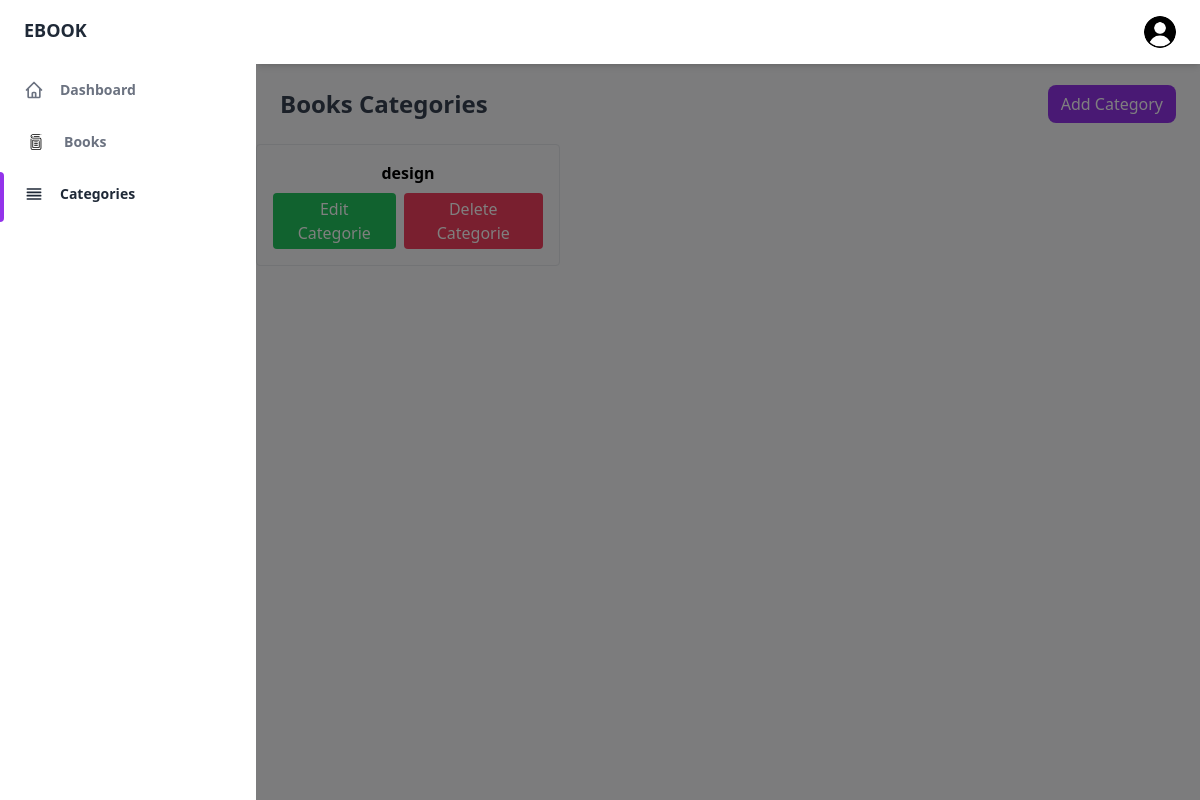
Before: /view/categoriesPage.php with the older database file.
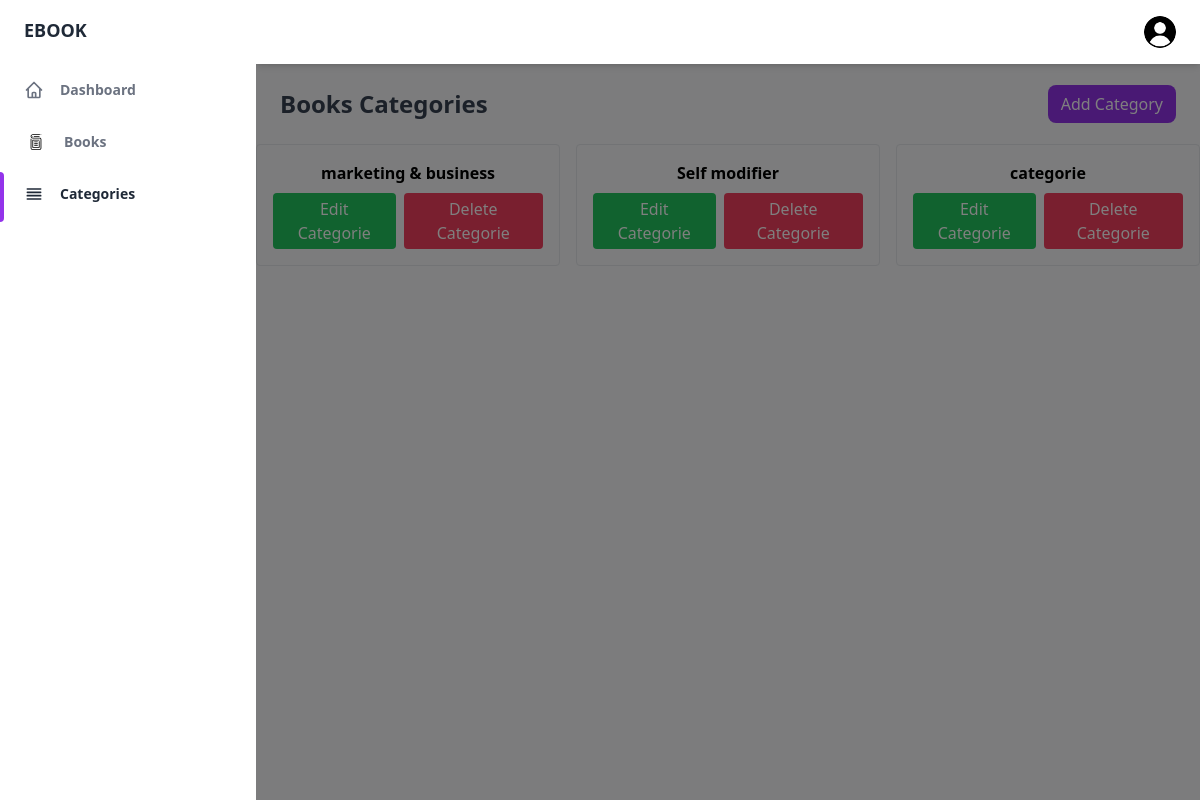
After: the same page with the newer database file.
### tables this page shows
CREATE TABLE `categories` (
  `id` int NOT NULL,
  `name` varchar(255) NOT NULL
);

### controller/categories.php (called while the page is built, shortened)
<?php
    include "categoriesClass.php";
    $connection = new DataBase("localhost","library","root","");
    $connection -> conn();
    $connect = $connection -> setConn();
    $catClass = new Categories($connect);
    $showCats = $catClass -> showCategories();
?>

### controller/categoriesClass.php (called while the page is built, shortened)
<?php
    class Categories {
        protected $connection;
        public function __construct($db)   {
            $this -> connection = $db;
        }
        public function showCategories(){
            $show = $this -> connection -> prepare("SELECT * from categories");
            $show -> execute();
            $showAsArr = $show -> fetchAll();
            return $showAsArr;
        }
    }
?>

### view/categoriesPage.php (the view, shortened to what the changed rows need)
<?php
include "../controller/categories.php";
?>
<!DOCTYPE html>
<html :class="{ 'theme-dark': dark }" x-data="data()"  lang="en">
  <head>
    <script src="https://cdn.tailwindcss.com"></script>
    <link href="https://cdn.jsdelivr.net/npm/flowbite@2.5.2/dist/flowbite.min.css" rel="stylesheet" />
  </head>
  <body>
    <div
      class="flex h-screen bg-gray-50 dark:bg-gray-900"
      :class="{ 'overflow-hidden': isSideMenuOpen}"
    >
      <div class="flex flex-col flex-1 w-full">
        <main class="h-full pb-16 overflow-y-auto">
          <div class="container grid px-6 mx-auto">
           <div class="flex justify-between items-center">
           <h2
              class="my-6 text-2xl font-semibold text-gray-700 dark:text-gray-200"
            >
              Books Categories
            </h2>
           </div>
          </div>
          <section class="categories grid grid-cols-1 md:grid-cols-2 lg:grid-cols-3 gap-4">
                <?php
                    for ($i = 0; $i < count($showCats); $i++){ ?>
                        <div class="border rounded p-4 mx-auto">
                                    <h3 class="cat-name font-semibold text-center" ><?= $showCats[$i]["name"] ?></h3>
                                    <div class="mt-2">
                                    <div class="flex gap-2">
                                    <button aria-label="Edit"
                                    data-modal-target="<?= $showCats[$i]["name"] ?>" data-modal-toggle="<?= $showCats[$i]["name"] ?>" class="edit-cat bg-green-500 text-white px-3 py-1 rounded hover:bg-green-600" data-modal-target='edit-cat' data-modal-toggle='edit-cat' type='i'>Edit Categorie</button>
                        <form action="../controller/categories.php" method="POST">
                          <button type="submit" name="deleteCat" class="bg-rose-500 text-white px-3 py-1 rounded hover:bg-rose-600">Delete Categorie</button>
                        </form>
                                    </div>
                                    </div>
                                </div>
                    <?php } ?>
          </section>
        </main>
      </div>
    </div>
  </body>
</html>

Changed rows visible on the page:
removed categories: name "design"
added categories: name "marketing & business"
added categories: name "Self modifier"
added categories: name "categorie"
